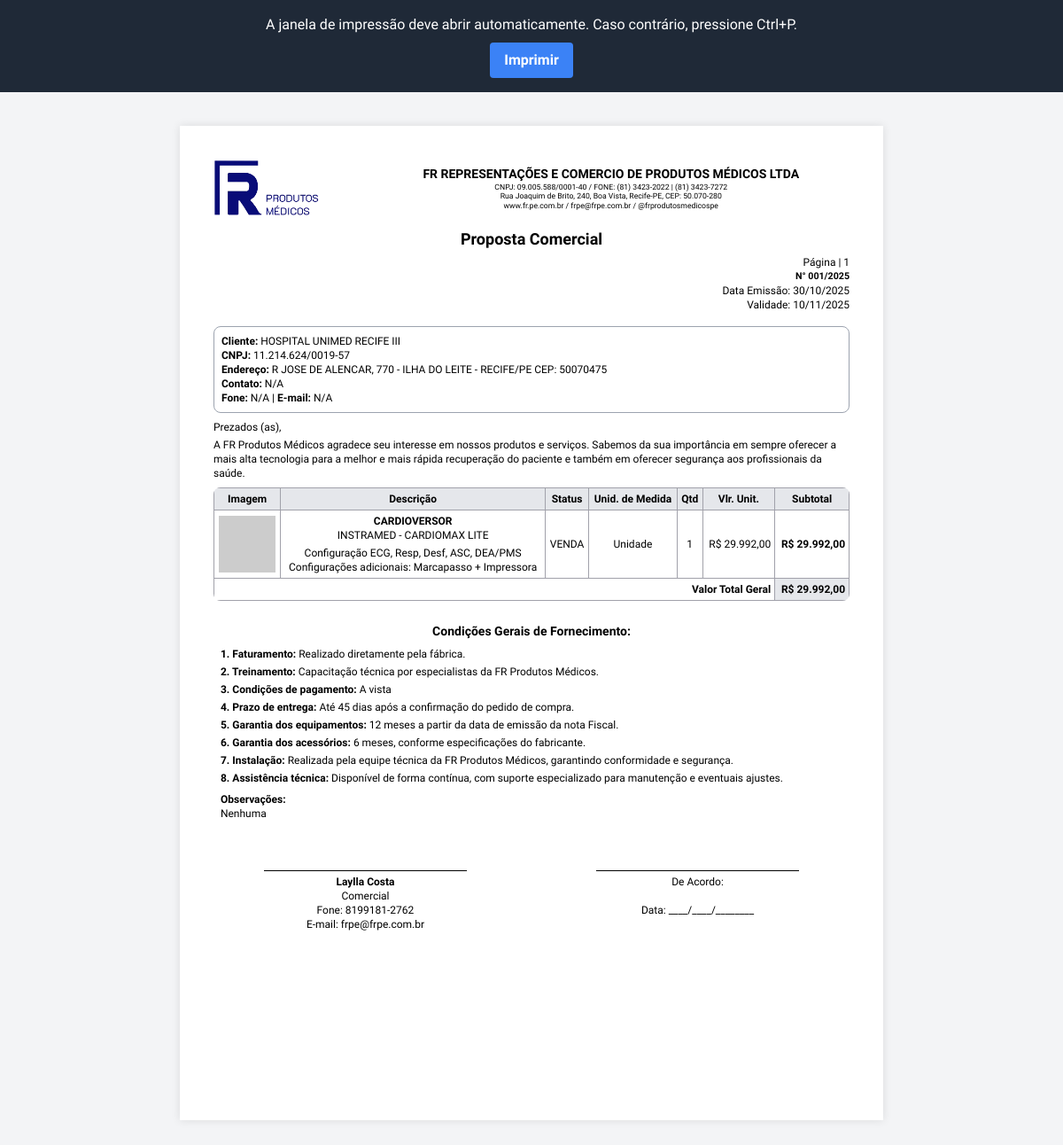
/crm/imprimir_proposta.php?id=60 (signed in), run on the app's committed database.
### tables this page shows
CREATE TABLE `propostas` (
  `id` int(11) NOT NULL,
  `numero_proposta` varchar(20) DEFAULT NULL,
  `oportunidade_id` int(11) DEFAULT NULL,
  `cliente_pf_id` int(11) DEFAULT NULL,
  `organizacao_id` int(11) DEFAULT NULL,
  `contato_id` int(11) DEFAULT NULL,
  `usuario_id` int(11) DEFAULT NULL,
  `valor_total` decimal(20,2) NOT NULL DEFAULT 0.00,
  `status` varchar(50) NOT NULL DEFAULT 'Rascunho',
  `data_validade` date DEFAULT NULL,
  `faturamento` text DEFAULT NULL,
  `treinamento` text DEFAULT NULL,
  `condicoes_pagamento` text DEFAULT NULL,
  `prazo_entrega` text DEFAULT NULL,
  `garantia_equipamentos` text DEFAULT NULL,
  `garantia_acessorios` text DEFAULT NULL,
  `instalacao` text DEFAULT NULL,
  `assistencia_tecnica` text DEFAULT NULL,
  `observacoes` text DEFAULT NULL,
  `assinatura_url` varchar(512) DEFAULT NULL,
  `data_criacao` timestamp NOT NULL DEFAULT current_timestamp()
);

CREATE TABLE `organizacoes` (
  `id` int(11) NOT NULL,
  `nome_fantasia` varchar(255) NOT NULL,
  `razao_social` varchar(255) DEFAULT NULL,
  `cnpj` varchar(20) DEFAULT NULL,
  `cep` varchar(10) DEFAULT NULL,
  `logradouro` varchar(255) DEFAULT NULL,
  `numero` varchar(20) DEFAULT NULL,
  `complemento` varchar(100) DEFAULT NULL,
  `bairro` varchar(100) DEFAULT NULL,
  `cidade` varchar(100) DEFAULT NULL,
  `estado` varchar(2) DEFAULT NULL,
  `data_criacao` timestamp NOT NULL DEFAULT current_timestamp()
);

CREATE TABLE `proposta_itens` (
  `id` int(11) NOT NULL,
  `proposta_id` int(11) NOT NULL,
  `produto_id` int(11) DEFAULT NULL,
  `descricao` varchar(255) NOT NULL COMMENT 'Descrição personalizada no momento da proposta',
  `descricao_detalhada` text DEFAULT NULL,
  `fabricante` varchar(255) DEFAULT NULL,
  `modelo` varchar(255) DEFAULT NULL,
  `imagem_url` varchar(512) DEFAULT NULL,
  `quantidade` int(11) NOT NULL,
  `valor_unitario` decimal(20,2) NOT NULL COMMENT 'Valor personalizado no momento da proposta',
  `status` enum('VENDA','LOCAÇÃO') DEFAULT 'VENDA',
  `unidade_medida` varchar(50) DEFAULT NULL,
  `parametros` longtext DEFAULT NULL COMMENT 'Armazena os parâmetros do produto no momento da criação da proposta' CHECK (json_valid(`parametros`)),
  `meses` int(11) DEFAULT NULL
);

CREATE TABLE `usuarios` (
  `id` int(11) NOT NULL,
  `nome` varchar(255) NOT NULL,
  `email` varchar(255) NOT NULL,
  `telefone` varchar(255) DEFAULT NULL,
  `senha` varchar(255) NOT NULL,
  `role` enum('Gestor','Comercial','Vendedor','Especialista','Analista','Representante','Marketing') NOT NULL,
  `status` enum('Ativo','Inativo') NOT NULL DEFAULT 'Ativo',
  `data_criacao` timestamp NOT NULL DEFAULT current_timestamp()
);

### crm/imprimir_proposta.php (the view, shortened to what this page needs)
<?php
$proposal_id = (int)$_GET['id'];
$proposal = null;
$company_info = [
    'name' => 'FR REPRESENTAÇÕES E COMERCIO DE PRODUTOS MÉDICOS LTDA',
    'cnpj' => '09.005.588/0001-40',
    'phone' => '(81) 3423-2022 | (81) 3423-7272',
    'address' => 'Rua Joaquim de Brito, 240, Boa Vista, Recife-PE, CEP: 50.070-280',
    'site' => 'www.fr.pe.com.br',
    'email' => 'frpe@frpe.com.br',
    'social' => '@frprodutosmedicospe'
];
try {
    $database = new Database();
    $pdo = $database->getConnection();
    $proposal_stmt = $pdo->prepare("
        SELECT p.*,
               o.nome_fantasia as organizacao_nome, o.razao_social, o.cnpj, o.logradouro, o.numero as org_numero, o.complemento as org_complemento, o.bairro as org_bairro, o.cidade as org_cidade, o.estado as org_estado, o.cep as org_cep,
               pf.nome as cliente_pf_nome, pf.cpf,
               ct.nome as contato_nome, ct.email as contato_email, ct.telefone as contato_telefone,
               u.nome as vendedor_nome, u.role as vendedor_role, u.email as vendedor_email, u.telefone as vendedor_telefone
        FROM propostas p
        LEFT JOIN organizacoes o ON p.organizacao_id = o.id
        LEFT JOIN clientes_pf pf ON p.cliente_pf_id = pf.id
        LEFT JOIN contatos ct ON p.contato_id = ct.id
        LEFT JOIN usuarios u ON p.usuario_id = u.id
        WHERE p.id = ?");
    $proposal_stmt->execute([$proposal_id]);
    $proposal = $proposal_stmt->fetch(PDO::FETCH_ASSOC);
    if ($proposal) {
        $items_stmt = $pdo->prepare("SELECT * FROM proposta_itens WHERE proposta_id = ?");
        $items_stmt->execute([$proposal_id]);
        $items = $items_stmt->fetchAll(PDO::FETCH_ASSOC);
        $proposal['items'] = $items;
    }
} catch (Exception $e) {
    die('Erro ao conectar-se à base de dados: ' . $e->getMessage());
}
$total_geral = 0;
function format_currency($value) {
    return 'R$ ' . number_format($value, 2, ',', '.');
}
function format_date($value, $format = 'd/m/Y') {
    try {
        $date = new DateTime($value, new DateTimeZone('America/Recife'));
        return $date->format($format);
    } catch (Exception $e) {
        return 'Data Inválida';
    }
}
?>
<!DOCTYPE html>
<html lang="pt-BR">
<head>
    <script src="https://cdn.tailwindcss.com"></script>
</head>
<body>
    <div class="no-print p-4 bg-gray-800 text-white text-center">
        <p>A janela de impressão deve abrir automaticamente. Caso contrário, pressione Ctrl+P.</p>
        <button onclick="window.print()" class="mt-2 bg-blue-500 hover:bg-blue-600 text-white font-bold py-2 px-4 rounded">
            Imprimir
        </button>
    </div>
    <div class="page">
        <header>
            <div class="flex items-center mb-2">
                <div class="w-1/4">
                    <img src="imagens/LOGO-FR.webp" alt="Logo FR" class="h-16">
                </div>
                <div class="w-3/4 text-center text-header">
                    <p class="font-bold text-sm"><?php echo htmlspecialchars($company_info['name']); ?></p>
                    <p>CNPJ: <?php echo htmlspecialchars($company_info['cnpj']); ?> / FONE: <?php echo htmlspecialchars($company_info['phone']); ?></p>
                    <p><?php echo htmlspecialchars($company_info['address']); ?></p>
                    <p><?php echo htmlspecialchars($company_info['site']); ?> / <?php echo htmlspecialchars($company_info['email']); ?> / <?php echo htmlspecialchars($company_info['social']); ?></p>
                </div>
            </div>
            <div class="text-center py-1">
                <h1 class="text-lg font-bold">Proposta Comercial</h1>
            </div>
             <div class="flex justify-end items-center">
                <div class="text-right">
                    <p class="text-xs">Página | 1</p>
                    <p class="font-bold">N° <?php echo htmlspecialchars($proposal['numero_proposta']); ?></p>
                    <p class="text-xs">Data Emissão: <?php echo format_date($proposal['data_criacao']); ?></p>
                    <p class="text-xs">Validade: <?php echo format_date($proposal['data_validade']); ?></p>
                </div>
            </div>
        </header>
        <main class="mt-4">
            <div class="border border-gray-400 p-2 text-xs rounded-lg">
                <p><span class="font-bold">Cliente:</span> <?php echo htmlspecialchars($proposal['organizacao_nome'] ?: $proposal['cliente_pf_nome']); ?></p>
                <p><span class="font-bold">CNPJ:</span> <?php echo htmlspecialchars($proposal['cnpj'] ?: $proposal['cpf']); ?></p>
                <p><span class="font-bold">Endereço:</span> <?php echo htmlspecialchars($proposal['logradouro'] . ', ' . $proposal['org_numero'] . ' - ' . $proposal['org_bairro'] . ' - ' . $proposal['org_cidade'] . '/' . $proposal['org_estado'] . ' CEP: ' . $proposal['org_cep']); ?></p>
                <p><span class="font-bold">Contato:</span> <?php echo htmlspecialchars($proposal['contato_nome'] ?: 'N/A'); ?></p>
                <p><span class="font-bold">Fone:</span> <?php echo htmlspecialchars($proposal['contato_telefone'] ?: 'N/A'); ?> | <span class="font-bold">E-mail:</span> <?php echo htmlspecialchars($proposal['contato_email'] ?: 'N/A'); ?></p>
            </div>
            <div class="mt-2 text-xs">
                <p>Prezados (as),</p>
                <p class="mt-1">A FR Produtos Médicos agradece seu interesse em nossos produtos e serviços. Sabemos da sua importância em sempre oferecer a mais alta tecnologia para a melhor e mais rápida recuperação do paciente e também em oferecer segurança aos profissionais da saúde.</p>
            </div>
            <div class="mt-2">
                <table class="w-full text-xs bordered-table rounded-lg overflow-hidden">
                    <thead>
                        <tr class="bg-gray-200">
                            <th class="p-1 font-bold">Imagem</th>
                            <th class="p-1 font-bold">Descrição</th>
                            <th class="p-1 font-bold">Status</th>
                            <th class="p-1 font-bold">Unid. de Medida</th>
                            <th class="p-1 font-bold">Qtd</th>
                            <th class="p-1 font-bold">Vlr. Unit.</th>
                            <th class="p-1 font-bold">Subtotal</th>
                        </tr>
                    </thead>
                    <tbody>
                        <?php foreach($proposal['items'] as $item):
                            $valor_unitario_base = (float) ($item['valor_unitario'] ?? 0);
                            $valor_parametros = 0;
                            $valor_unitario_total = $valor_unitario_base + $valor_parametros;
                            $quantidade = (int) ($item['quantidade'] ?? 1);
                            $multiplicador = (strtoupper($item['status']) === 'LOCAÇÃO') ? 24 : 1;
                            $subtotal = $valor_unitario_total * $quantidade * $multiplicador;
                            $total_geral += $subtotal;
                            $unidade_medida = (strtoupper($item['status']) === 'LOCAÇÃO') ? 'Mês' : ($item['unidade_medida'] ?: 'Unidade');
                        ?>
                        <tr>
                            <td class="p-1 align-middle text-center"><img src="<?php echo htmlspecialchars($item['imagem_url'] ?: 'https://placehold.co/80x80/e2e8f0/64748b?text=Sem+Img'); ?>" class="w-16 h-16 object-contain inline-block" onerror="this.onerror=null;this.src='https://placehold.co/80x80/e2e8f0/64748b?text=Erro'"></td>
                            <td class="p-1 align-middle text-center">
                                <p class="font-bold"><?php echo htmlspecialchars($item['descricao']); ?></p>
                                <p><?php echo htmlspecialchars($item['fabricante'] . ' - ' . $item['modelo']); ?></p>
                                <div class="mt-1"><?php echo nl2br(htmlspecialchars($item['descricao_detalhada'])); ?></div>
                            </td>
                            <td class="p-1 text-center align-middle"><?php echo htmlspecialchars($item['status']); ?></td>
                            <td class="p-1 text-center align-middle"><?php echo htmlspecialchars($unidade_medida); ?></td>
                            <td class="p-1 text-center align-middle"><?php echo htmlspecialchars($quantidade); ?></td>
                            <td class="p-1 text-right align-middle whitespace-nowrap"><?php echo format_currency($valor_unitario_total); ?></td>
                            <td class="p-1 text-right align-middle font-bold whitespace-nowrap"><?php echo format_currency($subtotal); ?></td>
                        </tr>
                        <?php endforeach; ?>
                        <tr>
                            <td colspan="6" class="p-1 text-right font-bold border-l-0 border-b-0">Valor Total Geral</td>
                            <td class="p-1 text-right font-bold bg-gray-200 whitespace-nowrap"><?php echo format_currency($total_geral); ?></td>
                        </tr>
                    </tbody>
                </table>
            </div>
            <div class="mt-4">
                 <div class="p-2">
                    <h2 class="text-sm font-bold text-center">Condições Gerais de Fornecimento:</h2>
                    <div class="text-xs space-y-1 mt-2">
                        <p><strong>1. Faturamento:</strong> <?php echo htmlspecialchars($proposal['faturamento']); ?></p>
                        <p><strong>2. Treinamento:</strong> <?php echo htmlspecialchars($proposal['treinamento']); ?></p>
                        <p><strong>3. Condições de pagamento:</strong> <?php echo htmlspecialchars($proposal['condicoes_pagamento']); ?></p>
                        <p><strong>4. Prazo de entrega:</strong> <?php echo htmlspecialchars($proposal['prazo_entrega']); ?></p>
                        <p><strong>5. Garantia dos equipamentos:</strong> <?php echo htmlspecialchars($proposal['garantia_equipamentos']); ?></p>
                        <p><strong>6. Garantia dos acessórios:</strong> <?php echo htmlspecialchars($proposal['garantia_acessorios']); ?></p>
                        <p><strong>7. Instalação:</strong> <?php echo htmlspecialchars($proposal['instalacao']); ?></p>
                        <p><strong>8. Assistência técnica:</strong> <?php echo htmlspecialchars($proposal['assistencia_tecnica']); ?></p>
                    </div>
                    <div class="mt-2 text-xs">
                        <h3 class="font-bold">Observações:</h3>
                        <p><?php echo nl2br(htmlspecialchars($proposal['observacoes'])); ?></p>
                    </div>
                </div>
            </div>
             <div class="pt-10 grid grid-cols-2 gap-8 text-center text-xs">
                <div class="pt-2">
                    <p class="border-t border-black pt-1 font-bold w-2/3 mx-auto"><?php echo htmlspecialchars($proposal['vendedor_nome']); ?></p>
                    <p><?php echo htmlspecialchars($proposal['vendedor_role']); ?></p>
                    <p>Fone: <?php echo htmlspecialchars($proposal['vendedor_telefone']); ?></p>
                    <p>E-mail: <?php echo htmlspecialchars($proposal['vendedor_email']); ?></p>
                </div>
                <div class="pt-2">
                    <p class="border-t border-black pt-1 w-2/3 mx-auto">De Acordo:</p>
                    <p class="mt-4">Data: ____/____/________</p>
                </div>
            </div>
        </main>
    </div>
</body>
</html>

### crm/imprimir_proposta.php (style rules this page uses)
body { font-family: 'Arial', sans-serif; background-color: #f3f4f6; }
.page { width: 21cm; min-height: 29.7cm; display: flex; flex-direction: column; margin: 1cm auto; background: white; box-shadow: 0 0 10px rgba(0, 0, 0, 0.1); padding: 1cm; font-size: 8pt; }
main { flex-grow: 1; }
.bordered-table th, .bordered-table td { border: 0.5px solid #a1a1aa; }
.text-header { font-size: 6.5pt; line-height: 1.2; }

### data on the page
propostas: numero_proposta "001/2025", data_criacao "30/10/2025", data_validade "10/11/2025", organizacao.nome_fantasia "HOSPITAL UNIMED RECIFE III", organizacao.cnpj "11.214.624/0019-57", organizacao.cep "R JOSE DE ALENCAR, 770 - ILHA DO LEITE - RECIFE/PE CEP: 50070475", faturamento "Realizado diretamente pela fábrica.", treinamento "Capacitação técnica por especialistas da FR Produtos Médicos.", condicoes_pagamento "A vista", prazo_entrega "Até 45 dias após a confirmação do pedido de compra.", garantia_equipamentos "12 meses a partir da data de emissão da nota Fiscal.", garantia_acessorios "6 meses, conforme especificações do fabricante.", instalacao "Realizada pela equipe técnica da FR Produtos Médicos, garantindo conformidade e segurança.", assistencia_tecnica "Disponível de forma contínua, com suporte especializado para manutenção e eventuais ajustes.", observacoes "Nenhuma", usuario.nome "Laylla Costa", usuario.role "Comercial", usuario.telefone "8199181-2762", usuario.email "frpe@frpe.com.br"
proposta_itens: descricao "CARDIOVERSOR", fabricante+modelo "INSTRAMED - CARDIOMAX LITE", descricao_detalhada "Configuração ECG, Resp, Desf, ASC, DEA/PMS Configurações adicionais: Marcapasso + Impressora", status "VENDA", unidade_medida "Unidade", quantidade "1", valor_unitario "R$ 29.992,00", format_currency($subtotal) "R$ 29.992,00"

### other printed values
$company_info['name'] "FR REPRESENTAÇÕES E COMERCIO DE PRODUTOS MÉDICOS LTDA"
$company_info['cnpj'] "09.005.588/0001-40"
$company_info['phone'] "(81) 3423-2022 | (81) 3423-7272"
$company_info['address'] "Rua Joaquim de Brito, 240, Boa Vista, Recife-PE, CEP: 50.070-280"
$company_info['site'] "www.fr.pe.com.br"
$company_info['email'] "frpe@frpe.com.br"
$company_info['social'] "@frprodutosmedicospe"
$proposal['contato_nome'] ?: 'N/A' "N/A"
$proposal['contato_telefone'] ?: 'N/A' "N/A"
$proposal['contato_email'] ?: 'N/A' "N/A"
